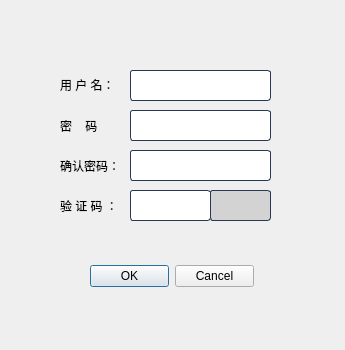
<?xml version="1.0" encoding="UTF-8"?>
<ui version="4.0">
 <class>Register</class>
 <widget class="QDialog" name="Register">
  <property name="geometry">
   <rect>
    <x>0</x>
    <y>0</y>
    <width>345</width>
    <height>350</height>
   </rect>
  </property>
  <property name="windowTitle">
   <string>Dialog</string>
  </property>
  <widget class="QDialogButtonBox" name="buttonBox">
   <property name="geometry">
    <rect>
     <x>90</x>
     <y>260</y>
     <width>164</width>
     <height>32</height>
    </rect>
   </property>
   <property name="orientation">
    <enum>Qt::Horizontal</enum>
   </property>
   <property name="standardButtons">
    <set>QDialogButtonBox::Cancel|QDialogButtonBox::Ok</set>
   </property>
  </widget>
  <widget class="QLabel" name="label_2">
   <property name="geometry">
    <rect>
     <x>60</x>
     <y>110</y>
     <width>61</width>
     <height>31</height>
    </rect>
   </property>
   <property name="text">
    <string>密    码</string>
   </property>
  </widget>
  <widget class="QLabel" name="label_3">
   <property name="geometry">
    <rect>
     <x>60</x>
     <y>150</y>
     <width>61</width>
     <height>31</height>
    </rect>
   </property>
   <property name="text">
    <string>确认密码：</string>
   </property>
  </widget>
  <widget class="QLabel" name="label_1">
   <property name="geometry">
    <rect>
     <x>60</x>
     <y>70</y>
     <width>61</width>
     <height>31</height>
    </rect>
   </property>
   <property name="text">
    <string>&lt;html&gt;&lt;head/&gt;&lt;body&gt;&lt;p&gt;用 户 名：&lt;/p&gt;&lt;/body&gt;&lt;/html&gt;</string>
   </property>
  </widget>
  <widget class="QLabel" name="label_4">
   <property name="geometry">
    <rect>
     <x>60</x>
     <y>190</y>
     <width>61</width>
     <height>31</height>
    </rect>
   </property>
   <property name="text">
    <string>验 证 码 ：</string>
   </property>
  </widget>
  <widget class="QLineEdit" name="txtName">
   <property name="geometry">
    <rect>
     <x>130</x>
     <y>70</y>
     <width>141</width>
     <height>31</height>
    </rect>
   </property>
   <property name="styleSheet">
    <string notr="true">QLineEdit {
    border: 1px solid rgb(41, 57, 85);   
    border-radius: 3px;  
    background: white;  
    selection-background-color: green; 
    font-size: 16px ;  
}
 
QLineEdit:hover {
    border: 1px solid blue;  
}</string>
   </property>
  </widget>
  <widget class="QLineEdit" name="txtPass">
   <property name="geometry">
    <rect>
     <x>130</x>
     <y>110</y>
     <width>141</width>
     <height>31</height>
    </rect>
   </property>
   <property name="styleSheet">
    <string notr="true">QLineEdit {
    border: 1px solid rgb(41, 57, 85);   
    border-radius: 3px;  
    background: white;  
    selection-background-color: green; 
    font-size: 16px ;  
}
 
QLineEdit:hover {
    border: 1px solid blue;  
}</string>
   </property>
  </widget>
  <widget class="QLineEdit" name="txtVer">
   <property name="geometry">
    <rect>
     <x>210</x>
     <y>190</y>
     <width>61</width>
     <height>31</height>
    </rect>
   </property>
   <property name="styleSheet">
    <string notr="true">QLineEdit {
    border: 1px solid rgb(41, 57, 85);   
    border-radius: 3px;  
    background: lightgray;  
    selection-background-color: green; 
    font-size: 16px ;  
}
 
QLineEdit:hover {
    border: 1px solid blue;  
}</string>
   </property>
  </widget>
  <widget class="QLineEdit" name="txtRePass">
   <property name="geometry">
    <rect>
     <x>130</x>
     <y>150</y>
     <width>141</width>
     <height>31</height>
    </rect>
   </property>
   <property name="styleSheet">
    <string notr="true">QLineEdit {
    border: 1px solid rgb(41, 57, 85);   
    border-radius: 3px;  
    background: white;  
    selection-background-color: green; 
    font-size: 16px ;  
}
 
QLineEdit:hover {
    border: 1px solid blue;  
}</string>
   </property>
  </widget>
  <widget class="QLineEdit" name="txtReVer">
   <property name="geometry">
    <rect>
     <x>130</x>
     <y>190</y>
     <width>81</width>
     <height>31</height>
    </rect>
   </property>
   <property name="styleSheet">
    <string notr="true">QLineEdit {
    border: 1px solid rgb(41, 57, 85);   
    border-radius: 3px;  
    background: white;  
    selection-background-color: green; 
    font-size: 16px ;  
}
 
QLineEdit:hover {
    border: 1px solid blue;  
}</string>
   </property>
  </widget>
 </widget>
 <resources/>
 <connections>
  <connection>
   <sender>buttonBox</sender>
   <signal>accepted()</signal>
   <receiver>Register</receiver>
   <slot>accept()</slot>
   <hints>
    <hint type="sourcelabel">
     <x>248</x>
     <y>254</y>
    </hint>
    <hint type="destinationlabel">
     <x>157</x>
     <y>274</y>
    </hint>
   </hints>
  </connection>
  <connection>
   <sender>buttonBox</sender>
   <signal>rejected()</signal>
   <receiver>Register</receiver>
   <slot>reject()</slot>
   <hints>
    <hint type="sourcelabel">
     <x>316</x>
     <y>260</y>
    </hint>
    <hint type="destinationlabel">
     <x>286</x>
     <y>274</y>
    </hint>
   </hints>
  </connection>
 </connections>
</ui>
